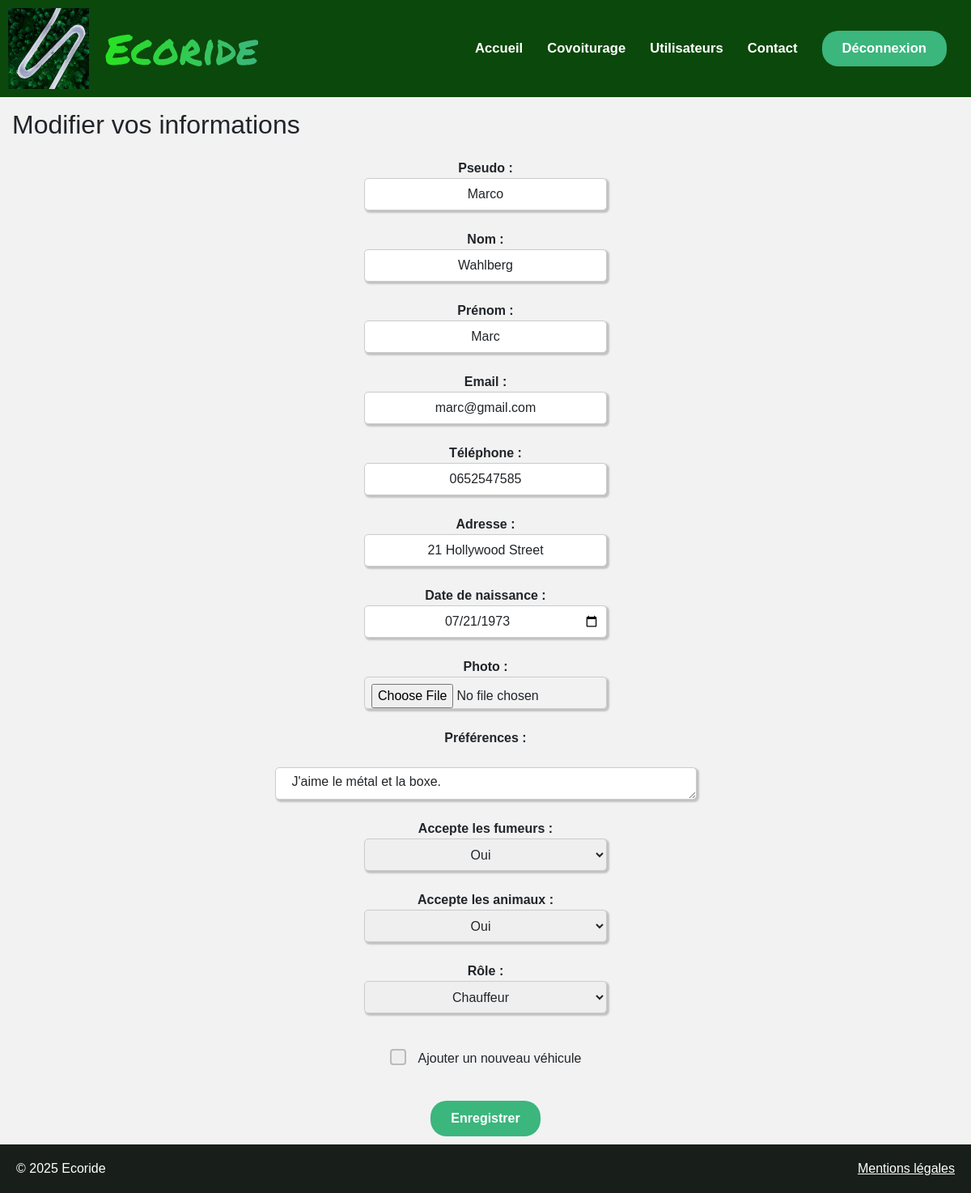
Page /views/Modify_user_information.php (signed in) on the committed database.
### tables this page shows
CREATE TABLE `utilisateur_possede_voiture` (
  `id_utilisateur_possede_voiture` int(4) DEFAULT NULL,
  `id_voiture_possede_utilisateur` int(4) DEFAULT NULL,
  `id_possede` int(11) NOT NULL
);

CREATE TABLE `utilisateur` (
  `utilisateur_id` int(11) NOT NULL,
  `nom` varchar(50) NOT NULL,
  `prenom` varchar(50) NOT NULL,
  `email` varchar(50) NOT NULL,
  `password` varchar(255) DEFAULT NULL,
  `telephone` varchar(50) NOT NULL,
  `adresse` varchar(50) NOT NULL,
  `date_naissance` varchar(50) NOT NULL,
  `photo` blob DEFAULT NULL,
  `pseudo` varchar(50) NOT NULL,
  `parametre` varchar(10) DEFAULT 'valide',
  `credit` int(11) DEFAULT NULL,
  `note` decimal(3,2) DEFAULT NULL,
  `role` varchar(50) DEFAULT NULL,
  `preferences` varchar(1000) DEFAULT NULL,
  `animal` varchar(3) DEFAULT NULL,
  `fumeur` varchar(3) DEFAULT NULL,
  `compte_employee` varchar(10) DEFAULT NULL
);

### controllers/UserController.php (called while the page is built, shortened)
<?php
class UserController {
    private $modeluser;
    public function __construct(ModelUser $modeluser) {
        $this->modeluser = $modeluser;
    }
    public function getUserInformationFromDatabase($email) {
        return $this->modeluser->getUserInformation($email);
    }
}

### models/ModelUser.php (called while the page is built, shortened)
<?php
class ModelUser {
    private PDO $db;
    public function __construct() {
        $this->db = new PDO('mysql:host=localhost;dbname=ecoride', 'root', '');
    }
    public function getUserInformation($email) {
        $stmt = $this->db->prepare("SELECT utilisateur.*,voiture.*, covoiturage.*, utilisateur_possede_voiture.id_voiture_possede_utilisateur, voiture_utilise_covoiturage.id_covoiturage_utilise_voiture FROM utilisateur
        LEFT JOIN utilisateur_possede_voiture ON utilisateur_possede_voiture.id_utilisateur_possede_voiture = utilisateur.utilisateur_id
        LEFT JOIN voiture ON utilisateur_possede_voiture.id_voiture_possede_utilisateur = voiture.voiture_id
        LEFT JOIN voiture_utilise_covoiturage ON voiture_utilise_covoiturage.id_voiture_utilise_covoiturage = voiture.voiture_id
        LEFT JOIN covoiturage ON voiture_utilise_covoiturage.id_covoiturage_utilise_voiture = covoiturage.covoiturage_id
        LEFT JOIN utilisateur_participe_covoiturage ON utilisateur.utilisateur_id = utilisateur_participe_covoiturage.id_utilisateur
        WHERE email = :email");
        $stmt->bindValue(':email', $email);
        $stmt->execute();
        return $stmt->fetchAll(PDO::FETCH_ASSOC);
    }
}

### views/Modify_user_information.php (the view, shortened to what this page needs)
<?php
require_once 'header.php';
require_once '../models/ModelUser.php';
require_once '../controllers/UserController.php';
$modelUser = new ModelUser();
$userController = new UserController($modelUser);
$userData =$userController->getUserInformationFromDatabase($_SESSION['user']['email']);
 $userData = $userData[0];
?>
<!DOCTYPE html>
<html lang="fr">
<head>
    <link rel="stylesheet" href="../css/style.css">
</head>
<body>
    <section>
<?php require_once 'header.php'; ?>
<div class="Modify-information">
<div><h2>Modifier vos informations</h2></div>
    <form action="Modify_user_information.php" method="post" enctype="multipart/form-data">
        <div class="dispo-modify-information">
            <div class="colonne">
                <div class="champ-voiture">
                <label><strong>Pseudo :</strong> <input type="text" name="pseudo" value="<?= htmlspecialchars($userData['pseudo']) ?>"></label><br>
                <label><strong>Nom :</strong> <input type="text" name="nom" value="<?= htmlspecialchars($userData['nom']) ?>"></label><br>
                <label><strong>Prénom :</strong> <input type="text" name="prenom" value="<?= htmlspecialchars($userData['prenom']) ?>"></label><br>
                <label><strong>Email :</strong> <input type="email" name="email" value="<?= htmlspecialchars($userData['email']) ?>"></label><br>
                <label><strong>Téléphone :</strong> <input type="text" name="telephone" value="<?= htmlspecialchars($userData['telephone']) ?>"></label><br>
                <label><strong>Adresse :</strong> <input type="text" name="adresse" value="<?= htmlspecialchars($userData['adresse']) ?>"></label><br>
                <label><strong>Date de naissance :</strong> <input type="date" name="date_naissance" value="<?= htmlspecialchars($userData['date_naissance']) ?>"></label><br>
            </div>
            </div>
            <div class="colonne">
            <div class="champ-voiture">
                <label><strong>Photo :</strong> <input type="file" name="photo"></label><br>
                <label><strong>Préférences :</strong></label><br>
                <textarea name="preferences" rows="5" cols="50"><?= htmlspecialchars($userData['preferences']) ?></textarea><br>
                <label><strong>Accepte les fumeurs :</strong>
                    <select name="fumeur" id="fumeur">
                        <option value="oui" <?= $userData['fumeur'] == 'oui' ? 'selected' : '' ?>>Oui</option>
                    </select>
                </label><br>
                <label><strong>Accepte les animaux :</strong>
                    <select name="animal" id="animal">
                        <option value="oui" <?= $userData['animal'] == 'oui' ? 'selected' : '' ?>>Oui</option>
                    </select>
                </label><br>
                <label><strong>Rôle :</strong></label>
                <select name="role" id="role">
                    <option value="chauffeur" <?= $userData['role'] == 'chauffeur' ? 'selected' : '' ?>>Chauffeur</option>
                </select><br>
            </div>
            </div>
        </div>
        <div id="ajout-vehicule-container" style="display: none;" class="checkbox-wrapper ">
            <div class="button-container">
            <label class="custom-checkbox">
                <span class="checkmark"></span>
                Ajouter un nouveau véhicule
            </label>
            </div>
        </div>
        <div class="button-container">
        <button type="submit" class="button">Enregistrer</button>
        </div>
    </form>
</div>
<?php
require_once 'footer.php';
?>
</section>
</body>
</html>

### css/style.css (style rules this page uses)
* { padding: 0; margin: 0; box-sizing: border-box; line-height: inherit; color: inherit; font: inherit; font-family: Verdana, Geneva, Tahoma, sans-serif; }
html, body { height: 100%; margin: 0; padding: 0; }
body { display: flex; flex-direction: column; min-height: 100vh; }
section { flex: 1; background-color: #F2F2F2; }
h1,h2 { padding: 15px; }
.button { background-color: rgb(59, 182, 125); border-radius: 20px; border: none; cursor: pointer; padding: 10px 25px; color: white; font-weight: 600; transition: all 0.2s ease; }
input, select, textarea { padding: 8px; font-size: 1rem; border: 1px solid #ccc; border-radius: 5px; padding: 5px 20px; box-shadow: 2px 2px 2px 1px rgba(0, 0, 0, 0.2); height: 40px; }
.colonne { display: flex; flex-direction: column; align-items: center; }
.checkbox-wrapper { display: flex; justify-content: center; align-items: center; margin-bottom: 20px; width: 100%; }
.custom-checkbox { display: inline-flex; align-items: center; justify-content: center; position: relative; padding-left: 35px; font-size: 16px; width: auto; }
.custom-checkbox .checkmark { position: absolute; left: 0; top: 0; height: 20px; width: 20px; background-color: #eee; border: 2px solid #bbb; border-radius: 4px; transition: all 0.2s; }
.custom-checkbox .checkmark::after { content: ""; position: absolute; display: none; }
.custom-checkbox .checkmark::after { left: 6px; top: 2px; width: 6px; height: 12px; border: solid white; border-width: 0 2px 2px 0; transform: rotate(45deg); }
.champ-voiture { display: flex; flex-direction: column; align-items: center; width: 300px; }
.champ-voiture label, .champ-voiture input, .champ-voiture select { width: 100%; text-align: center; box-sizing: border-box; }
.champ-voiture input, .champ-voiture select { padding: 8px; font-size: 1rem; border: 1px solid #ccc; border-radius: 5px; }
.button-container { display: flex; justify-content: center; margin-top: 20px; width: 100%; margin-bottom : 10px; }

### rows in the picture
utilisateur_possede_voiture: pseudo "Marco", nom "Wahlberg", prenom "Marc", email "marc@gmail.com", telephone "0652547585", adresse "21 Hollywood Street", date_naissance "07/21/1973", preferences "J'aime le métal et la boxe."
utilisateur: fumeur "Oui", animal "Oui", role "Chauffeur"
